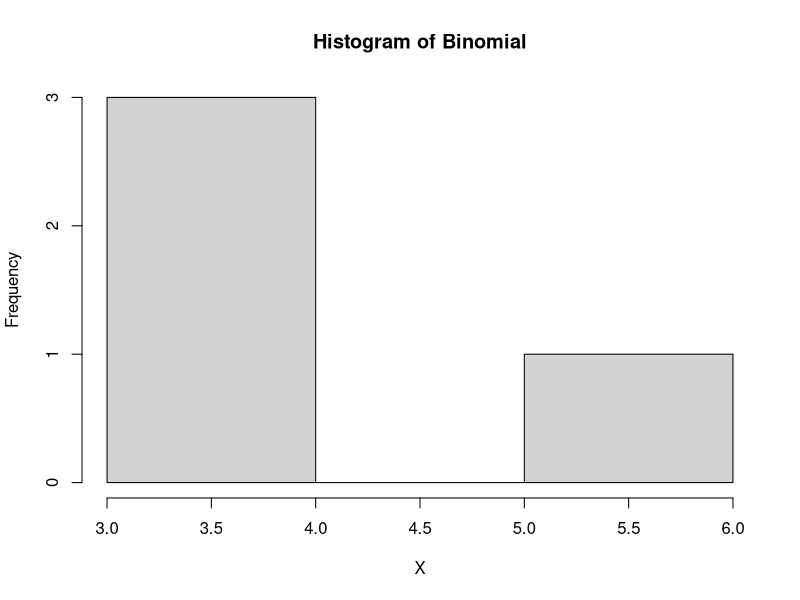

The R source for this figure:
#A
#Diketahui
pasien=20
p_sembuh=0.2
sembuh=4
#Menggunakan fungsi dbinom
peluang2=dbinom(sembuh,pasien,p_sembuh,log=FALSE)
peluang2

#B
set.seed(0)
#Menggunakan fungsi rbinom
hist(rbinom(sembuh,pasien,p_sembuh),xlab="X",ylab="Frequency",main="Histogram of Binomial")

#c
E=pasien*p_sembuh
E
Var=pasien*p_sembuh*(1-p_sembuh)
Var

#Referensi 
#https://www.rumusstatistik.com/2012/07/rumus-distribusi-binomial.html